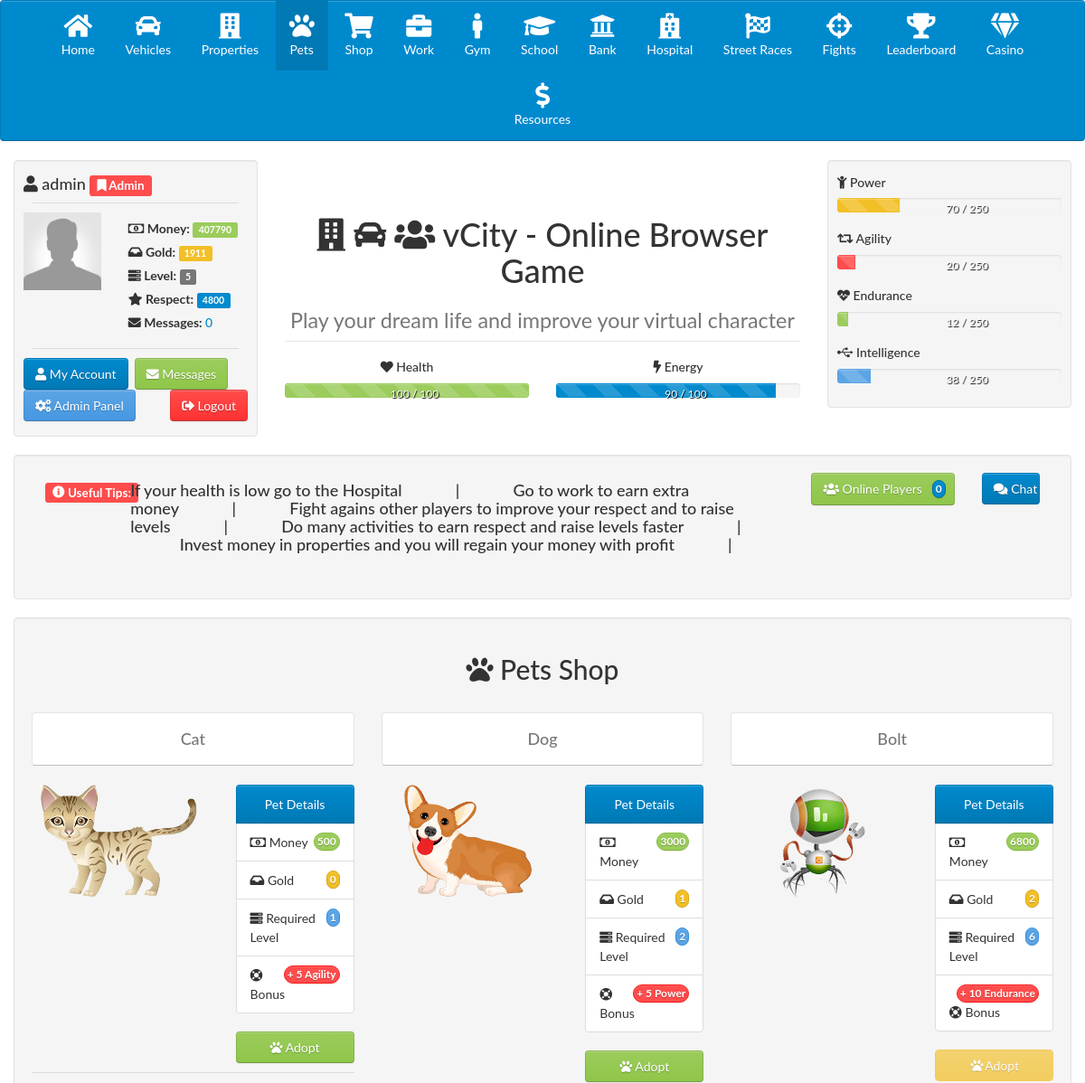
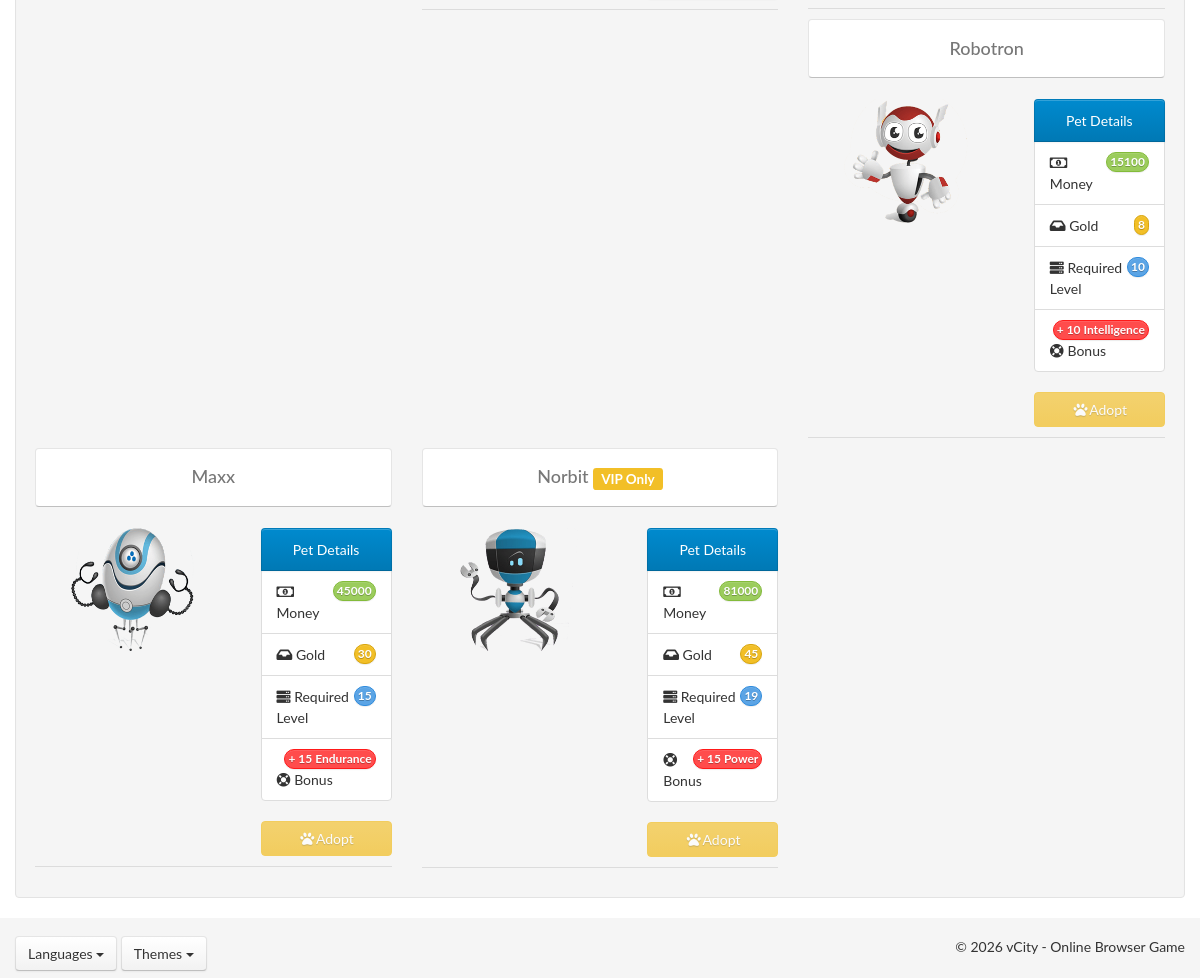
Page /pets.php (signed in) on the committed database (2 pictures, top to bottom).
### tables this page shows
CREATE TABLE `players` (
  `id` int(11) NOT NULL,
  `username` varchar(255) NOT NULL,
  `password` varchar(255) NOT NULL,
  `email` varchar(255) NOT NULL,
  `avatar` varchar(255) NOT NULL DEFAULT 'images/icons/default-avatar.jpg',
  `role` varchar(255) NOT NULL DEFAULT 'Player',
  `level` int(11) NOT NULL DEFAULT '1',
  `money` int(11) NOT NULL DEFAULT '1500',
  `gold` int(11) NOT NULL DEFAULT '20',
  `respect` int(11) NOT NULL DEFAULT '0',
  `health` int(11) NOT NULL DEFAULT '100',
  `energy` int(11) NOT NULL DEFAULT '100',
  `power` int(11) NOT NULL DEFAULT '0',
  `agility` int(11) NOT NULL DEFAULT '0',
  `endurance` int(11) NOT NULL DEFAULT '0',
  `intelligence` int(11) NOT NULL DEFAULT '0',
  `character_id` int(11) NOT NULL DEFAULT '0',
  `home_id` int(11) NOT NULL DEFAULT '1',
  `garage_id` int(11) NOT NULL DEFAULT '0',
  `hangar_id` int(11) NOT NULL DEFAULT '0',
  `quay_id` int(11) NOT NULL DEFAULT '0',
  `bank` int(11) NOT NULL DEFAULT '0',
  `spins` int(11) NOT NULL DEFAULT '2',
  `theme` int(11) NOT NULL DEFAULT '1',
  `language` varchar(255) NOT NULL,
  `timeonline` varchar(255) NOT NULL
);

CREATE TABLE `settings` (
  `id` int(11) NOT NULL,
  `title` varchar(255) NOT NULL DEFAULT 'vCity',
  `description` varchar(255) NOT NULL DEFAULT 'vCity - Online Browser Game',
  `keywords` varchar(255) NOT NULL DEFAULT 'online, browser, game, virtual, city, online game, browser game, players, vehicles, upgrades, items, characters',
  `startmoney` int(11) NOT NULL DEFAULT '1500',
  `startgold` int(11) NOT NULL DEFAULT '20',
  `paypal_email` varchar(255) NOT NULL,
  `about` text NOT NULL
);

CREATE TABLE `tips` (
  `id` int(11) NOT NULL,
  `tip` varchar(255) NOT NULL
);

CREATE TABLE `pets` (
  `id` int(11) NOT NULL,
  `name` varchar(255) NOT NULL,
  `image` varchar(255) NOT NULL DEFAULT 'images/pets/',
  `money` int(11) NOT NULL,
  `gold` int(11) NOT NULL DEFAULT '0',
  `respect` int(11) NOT NULL,
  `min_level` int(11) NOT NULL DEFAULT '1',
  `bonustype` varchar(255) NOT NULL,
  `bonusvalue` int(11) NOT NULL DEFAULT '10',
  `vip` varchar(3) NOT NULL DEFAULT 'No'
);

### pets.php (the view, shortened to what the rows shown need)
<?php
require "core.php";
head();
$uname     = $_SESSION['username'];
$suser     = mysqli_query($connect, "SELECT * FROM `players` WHERE username='$uname' LIMIT 1");
$rowu      = mysqli_fetch_assoc($suser);
$player_id = $rowu['id'];
?>
        <div class="col-md-12 well">
            <center><h2><i class="fa fa-paw"></i> <?php
echo lang_key("pets-shop");
?></h2></center><br />
    <div class="row">
<?php
$querypp = mysqli_query($connect, "SELECT * FROM `pets` ORDER BY min_level ASC");
while ($rowpp = mysqli_fetch_assoc($querypp)) {
    $pet_id   = $rowpp['id'];
    $queryppc = mysqli_query($connect, "SELECT * FROM `player_pets` WHERE pet_id='$pet_id' AND player_id='$player_id' LIMIT 1");
    $countppc = mysqli_num_rows($queryppc);
?>
        <div class="col-md-4">
            <center>
                <ul class="breadcrumb"><li class="active"><h4><?php
    echo $rowpp['name'];
?> <?php
    if ($rowpp['vip'] == 'Yes') {
        echo '<span class="label label-warning">' . lang_key("vip-only") . '</span>';
    }
?></h4></li></ul>
            </center>
            <div class="row">
                <div class="col-md-7">
                    <center><img src="<?php
    echo $rowpp['image'];
?>" width="90%"></center>
                </div>
                <div class="col-md-5">
                    <ul class="list-group">
                        <li class="list-group-item active">
                            <center><?php
    echo lang_key("pet-details");
?></center>
                        </li>
                        <li class="list-group-item"><span class="badge badge-success"><?php
    echo $rowpp['money'];
?></span><i class="far fa-money-bill-alt"></i> <?php
    echo lang_key("money");
?></li>
                        <li class="list-group-item"><span class="badge badge-warning"><?php
    echo $rowpp['gold'];
?></span><i class="fa fa-inbox"></i> <?php
    echo lang_key("gold");
?></li>
                        <li class="list-group-item"><span class="badge badge-info"><?php
    echo $rowpp['min_level'];
?></span><i class="fa fa-server"></i> <?php
    echo lang_key("required-level");
?></li>
                        <li class="list-group-item"><span class="badge badge-danger">+ <?php
    echo '' . $rowpp['bonusvalue'] . ' ' . ucfirst($rowpp['bonustype']) . '';
?></span><i class="fa fa-life-ring"></i> <?php
    echo lang_key("bonus");
?></li>
                    </ul>
<?php
    if ($countppc > 0) {
        echo '<a href="?return-id=' . $rowpp['id'] . '" class="btn btn-danger btn-md btn-block"><i class="fa fa-reply"></i> ' . lang_key("return-back") . '</a>';
    } else if ($rowu['money'] < $rowpp['money'] || $rowu['gold'] < $rowpp['gold'] || $rowu['level'] < $rowpp['min_level'] || $rowpp['vip'] == 'Yes' && $rowu['role'] != 'VIP') {
        echo '<button class="btn btn-warning btn-md btn-block" disabled><em class="fa fa-fw fa-paw"></em>' . lang_key("adopt") . '</button>';
    } else {
        echo '<a href="?adopt-id=' . $rowpp['id'] . '" class="btn btn-success btn-md btn-block"><i class="fa fa-paw"></i> ' . lang_key("adopt") . '</a>';
    }
?>
                </div>
            </div>
            <hr />
        </div>
<?php
}
?>
    </div>
        </div>
<?php
footer();
?>

### core.php (shortened to what the rows shown need)
<?php
function lang_key($key)
{
    global $arrLang;
    $output = "";
    if (isset($arrLang[$key])) {
        $output = $arrLang[$key];
    } else {
        $output = str_replace("_", " ", $key);
    }
    return $output;
}
function percent($num_amount, $num_total)
{
    @$count1 = $num_amount / $num_total;
    $count2 = $count1 * 100;
    $count  = number_format($count2, 0);
    return $count;
}
function head()
{
    require "config.php";
    $query = mysqli_query($connect, "SELECT * FROM `settings` WHERE id='1' LIMIT 1");
    $row   = mysqli_fetch_assoc($query);
    $uname     = $_SESSION['username'];
    $suser     = mysqli_query($connect, "SELECT * FROM `players` WHERE username='$uname'");
    $rowu      = mysqli_fetch_assoc($suser);
?>
<!DOCTYPE html>
<html lang="en">
<head>
    <link href="https://maxcdn.bootstrapcdn.com/bootstrap/3.3.7/css/bootstrap.min.css" rel="stylesheet">
<?php
    $themeid = $rowu['theme'];
    $querytg = mysqli_query($connect, "SELECT * FROM `themes` WHERE id='$themeid'");
    $rowtg   = mysqli_fetch_assoc($querytg);
?>
    <link href="<?php
    echo $rowtg['csspath'];
?>" rel="stylesheet">
    <link href="assets/css/game.css" rel="stylesheet">
    <link href="https://use.fontawesome.com/releases/v5.0.6/css/all.css" rel="stylesheet">
    <link href="assets/css/sidebar.css" rel="stylesheet">
</head>
<body>
    <div class="container-fluid">
        <div class="row">
            <div class="col-md-3 user-stats">
                <div class="well">
                    <h4><i class="fa fa-user"></i> <?php
    echo $rowu['username'];
?>
<?php
    if ($rowu['role'] == "Admin") {
        echo '<span class="label label-danger"><i class="fa fa-bookmark"></i> ' . $rowu['role'] . '</span> ';
    }
?>
                    </h4>
                    <hr />
                    <div class="row">
                        <div class="col-md-5">
                            <center><img src="<?php
    echo $rowu['avatar'];
?>" width="100%" /></center>
                        </div>
                        <div class="col-md-7" id="playerstats">
                            <div id="stats">
<h5><strong><i class="far fa-money-bill-alt"></i> <?php
    echo lang_key("money");
?>: </strong><span class="label label-success"><?php
    echo $rowu['money'];
?></span></h5>
                            <h5><strong><i class="fa fa-inbox"></i> <?php
    echo lang_key("gold");
?>: </strong><span class="label label-warning"><?php
    echo $rowu['gold'];
?></span></h5>
                            <h5><strong><i class="fa fa-server"></i> <?php
    echo lang_key("level");
?>: </strong><span class="label label-default"><?php
    echo $rowu['level'];
?></span></h5>
                            <h5><strong><i class="fa fa-star"></i> <?php
    echo lang_key("respect");
?>: </strong><span class="label label-primary"><?php
    echo $rowu['respect'];
?></span></h5>
</div>
                        </div>
                    </div>
                    <hr />
                    <h5>
                    <a href="settings.php" class="btn btn-primary pull-left"><i class="fa fa-user"></i> </a>&nbsp;
                    <a href="messages.php" class="btn btn-success"><i class="fa fa-envelope"></i> </a>
<?php
    if ($rowu['role'] == 'Admin') {
?>
                    <a href="admin" class="btn btn-info"><i class="fa fa-cogs"></i> </a>
<?php
    }
?>
                    <a href="logout.php" class="btn btn-danger pull-right"><i class="fa fa-sign-out-alt"></i> </a>
                </h5>
                </div>
            </div>
            <div class="col-md-6 text-center page-header">
                <h1 class="game-name">
                <i class="fa fa-building"></i> <i class="fa fa-car"></i> <i class="fa fa-users"></i> <?php
    echo $row['title'];
?>
                <small><br /><?php
    echo $row['description'];
?></small>
                </h1>
                <hr />
                <div class="row" id="playerstats2">
                    <div id="stats2">
                    <div class="col-md-6">
                        <div class="progress progress-striped active">
                            <div class="progress-bar progress-bar-success" style="width: <?php
    echo $rowu['health'];
?>%;">
                                <span><?php
    echo $rowu['health'];
?> / 100</span>
                            </div>
                        </div>
                    </div>
                    <div class="col-md-6">
                        <div class="progress progress-striped active">
                            <div class="progress-bar" style="width: <?php
    echo $rowu['energy'];
?>%;">
                                <span><?php
    echo $rowu['energy'];
?> / 100</span>
                            </div>
                        </div>
                    </div>
</div>
                </div>
            </div>
            <div class="col-md-3 user-stats">
                <div class="well" id="playerskills">
                    <div id="skills">
                <div class="progress progress-striped">
                    <div class="progress-bar progress-bar-warning" style="width: <?php
    echo percent($rowu['power'], 250);
?>%;">
                        <span><?php
    echo $rowu['power'];
?> / 250</span>
                    </div>
                </div>
                <div class="progress progress-striped">
                    <div class="progress-bar progress-bar-danger" style="width: <?php
    echo percent($rowu['agility'], 250);
?>%;">
                        <span><?php
    echo $rowu['agility'];
?> / 250</span>
                    </div>
                </div>
                <div class="progress progress-striped">
                    <div class="progress-bar progress-bar-success" style="width: <?php
    echo percent($rowu['endurance'], 250);
?>%;">
                        <span><?php
    echo $rowu['endurance'];
?> / 250</span>
                    </div>
                </div>
                <div class="progress progress-striped">
                    <div class="progress-bar progress-bar-info" style="width: <?php
    echo percent($rowu['intelligence'], 250);
?>%;">
                        <span><?php
    echo $rowu['intelligence'];
?> / 250</span>
                    </div>
                </div>
</div>
                </div>
            </div>
        </div>
    <div class="container-fluid">
        <div class="row well">
            <div class="col-md-8">
                <marquee behavior="scroll" direction="left" scrollamount="12">
                    <h4>
<?php
    $querygt = mysqli_query($connect, "SELECT * FROM `tips` ORDER BY rand()");
    while ($rowgt = mysqli_fetch_assoc($querygt)) {
        echo $rowgt['tip'];
        echo '&nbsp;&nbsp;&nbsp;&nbsp;&nbsp;&nbsp;&nbsp;&nbsp;&nbsp;&nbsp;&nbsp;&nbsp; | &nbsp;&nbsp;&nbsp;&nbsp;&nbsp;&nbsp;&nbsp;&nbsp;&nbsp;&nbsp;&nbsp;&nbsp;';
    }
?>
                    </h4>
                </marquee>
            </div>
        </div>
    </div>
<?php
}
function footer()
{
    require "config.php";
    $query = mysqli_query($connect, "SELECT * FROM `settings` WHERE id='1'");
    $row   = mysqli_fetch_assoc($query);
?>
    </div>
    <footer class="footer clearfix">
        <div class="container-fluid">
		<div class="row">
			<div class="col-md-6">
            <div class="pull-right">&copy; <?php
    echo date("Y");
?> <?php
    echo $row['title'];
?></div>
			</div>
		</div>
        </div>
    </footer>
</body>
</html>
<?php
}
?>

### rows in the picture
players: username "admin", role "Admin", avatar (placeholder picture), money "407790", gold "1911", level "5", respect "4800", health "100", energy "90", power "70", agility "20", endurance "12", intelligence "38"
settings: title "vCity - Online Browser Game", description "Play your dream life and improve your virtual character"
tips: tip "If your health is low go to the Hospital"
tips: tip "Go to work to earn extra money"
tips: tip "Fight agains other players to improve your respect and to raise levels"
tips: tip "Do many activities to earn respect and raise levels faster"
tips: tip "Invest money in properties and you will regain your money with profit"
pets: name "Cat", image (picture), money "500", gold "0", min_level "1", bonusvalue "5", bonustype "Agility"
pets: name "Dog", image (picture), money "3000", gold "1", min_level "2", bonusvalue "5", bonustype "Power"
pets: name "Bolt", image (picture), money "6800", gold "2", min_level "6", bonusvalue "10", bonustype "Endurance"
pets: name "Robotron", image (picture), money "15100", gold "8", min_level "10", bonusvalue "10", bonustype "Intelligence"
pets: name "Maxx", image (picture), money "45000", gold "30", min_level "15", bonusvalue "15", bonustype "Endurance"
pets: name "Norbit", image (picture), money "81000", gold "45", min_level "19", bonusvalue "15", bonustype "Power"

### other values in the picture
lang_key("home") "Home"
lang_key("vehicles") "Vehicles"
lang_key("properties") "Properties"
lang_key("pets") "Pets"
lang_key("shop") "Shop"
lang_key("work") "Work"
lang_key("gym") "Gym"
lang_key("school") "School"
lang_key("bank") "Bank"
lang_key("hospital") "Hospital"
lang_key("street-races") "Street Races"
lang_key("fights") "Fights"
lang_key("leaderboard") "Leaderboard"
lang_key("casino") "Casino"
lang_key("resources") "Resources"
